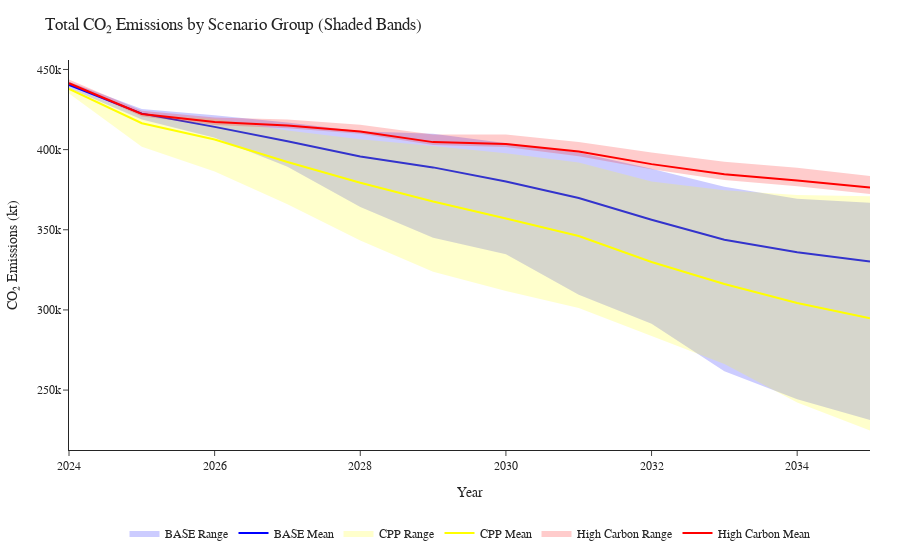

Source (notebook cell):
### Code cell
group_colors = {
    'CPP': 'rgba(255, 255, 0, 0.2)',        # blue with 20% opacity
    'BASE': 'rgba(0, 0, 255, 0.2)',         # yellow
    'High Carbon': 'rgba(255, 0, 0, 0.2)',# red
    'Low Carbon': 'rgba(0, 128, 0, 0.2)', # green
    'Other': 'rgba(128, 128, 128, 0.2)'   # gray
}

line_colors = {
    'CPP': 'Yellow',
    'BASE': 'Blue',
    'High Carbon': 'red',
    'Low Carbon': 'green',
    'Other': 'gray'
}

fig = go.Figure()


for group in group_stats['ScenarioGroup'].unique():
    data = group_stats[group_stats['ScenarioGroup'] == group]
    fill_color = group_colors.get(group, 'rgba(128,128,128,0.9)')
    line_color = line_colors.get(group, 'gray')

    # Shaded band
    fig.add_trace(go.Scatter(
        x=pd.concat([data['Year'], data['Year'][::-1]]),
        y=pd.concat([data['Emissions_min'], data['Emissions_max'][::-1]]),
        fill='toself',
        fillcolor=fill_color,
        line=dict(color='rgba(255,255,255,0)'),  # no border
        name=f'{group} Range',
        showlegend=True
    ))

    # Mean line
    fig.add_trace(go.Scatter(
        x=data['Year'],
        y=data['Emissions_mean'],
        mode='lines',
        line=dict(color=line_color, width=2),
        name=f'{group} Mean'
    ))


fig.update_layout(
    title='Total CO₂ Emissions by Scenario Group (Shaded Bands)',
    xaxis_title='Year',
    yaxis_title='CO₂ Emissions (kt)',
    template='simple_white',
    font=dict(family='Arial', size=12),
    legend=dict(
        orientation="h",
        yanchor="bottom",
        y=-0.25,
        xanchor="center",
        x=0.5
    ),
    margin=dict(l=60, r=30, t=60, b=60)
)


#Write to file
fig.write_image(f"{output_dir}/fig2_shadedbands.jpeg")
group_stats.to_csv(f"{output_dir}/fig2_data.csv", index=False)
fig.show()

### Figure 1 — Plotly figure (JSON) as saved in the notebook; plotly's stock layout.template omitted (floating-point values rounded to 4 significant figures)
{"data": [{"fill": "toself", "fillcolor": "rgba(0, 0, 255, 0.2)", "line": {"color": "rgba(255,255,255,0)"}, "name": "BASE Range", "showlegend": true, "type": "scatter", "x": [2024, 2025, 2026, 2027, 2028, 2029, 2030, 2031, 2032, 2033, 2034, 2035, 2035, 2034, 2033, 2032, 2031, 2030, 2029, 2028, 2027, 2026, 2025, 2024], "y": [438200.0, 418800.0, 407400.0, 389300.0, 364100.0, 345000.0, 334700.0, 309500.0, 291400.0, 261800.0, 244300.0, 231300.0, 366800.0, 369300.0, 376800.0, 388100.0, 398200.0, 404100.0, 409900.0, 411400.0, 417000.0, 421500.0, 425400.0, 442300.0]}, {"line": {"color": "Blue", "width": 2}, "mode": "lines", "name": "BASE Mean", "type": "scatter", "x": [2024, 2025, 2026, 2027, 2028, 2029, 2030, 2031, 2032, 2033, 2034, 2035], "y": [440300.0, 422400.0, 414200.0, 405200.0, 395700.0, 388900.0, 380100.0, 369800.0, 356300.0, 343700.0, 336000.0, 330200.0]}, {"fill": "toself", "fillcolor": "rgba(255, 255, 0, 0.2)", "line": {"color": "rgba(255,255,255,0)"}, "name": "CPP Range", "showlegend": true, "type": "scatter", "x": [2024, 2025, 2026, 2027, 2028, 2029, 2030, 2031, 2032, 2033, 2034, 2035, 2035, 2034, 2033, 2032, 2031, 2030, 2029, 2028, 2027, 2026, 2025, 2024], "y": [435000.0, 401700.0, 386300.0, 365900.0, 343300.0, 323900.0, 311800.0, 301300.0, 283800.0, 266200.0, 242300.0, 224800.0, 371000.0, 371700.0, 374700.0, 380100.0, 392000.0, 397800.0, 402200.0, 406400.0, 412000.0, 419200.0, 422000.0, 438800.0]}, {"line": {"color": "Yellow", "width": 2}, "mode": "lines", "name": "CPP Mean", "type": "scatter", "x": [2024, 2025, 2026, 2027, 2028, 2029, 2030, 2031, 2032, 2033, 2034, 2035], "y": [437900.0, 416400.0, 406300.0, 392300.0, 379400.0, 367600.0, 357100.0, 346100.0, 329900.0, 316100.0, 304300.0, 294800.0]}, {"fill": "toself", "fillcolor": "rgba(255, 0, 0, 0.2)", "line": {"color": "rgba(255,255,255,0)"}, "name": "High Carbon Range", "showlegend": true, "type": "scatter", "x": [2024, 2025, 2026, 2027, 2028, 2029, 2030, 2031, 2032, 2033, 2034, 2035, 2035, 2034, 2033, 2032, 2031, 2030, 2029, 2028, 2027, 2026, 2025, 2024], "y": [440900.0, 420700.0, 415400.0, 413300.0, 409800.0, 402900.0, 401700.0, 395800.0, 387700.0, 381000.0, 377200.0, 372300.0, 383500.0, 388700.0, 392400.0, 398200.0, 404800.0, 409400.0, 409400.0, 415400.0, 418800.0, 420100.0, 424300.0, 443700.0]}, {"line": {"color": "red", "width": 2}, "mode": "lines", "name": "High Carbon Mean", "type": "scatter", "x": [2024, 2025, 2026, 2027, 2028, 2029, 2030, 2031, 2032, 2033, 2034, 2035], "y": [441400.0, 422200.0, 417200.0, 415100.0, 411300.0, 404700.0, 403500.0, 398900.0, 391000.0, 384700.0, 380800.0, 376400.0]}], "layout": {"font": {"family": "Arial", "size": 12}, "legend": {"orientation": "h", "x": 0.5, "xanchor": "center", "y": -0.25, "yanchor": "bottom"}, "margin": {"b": 60, "l": 60, "r": 30, "t": 60}, "title": {"text": "Total CO₂ Emissions by Scenario Group (Shaded Bands)"}, "xaxis": {"title": {"text": "Year"}}, "yaxis": {"title": {"text": "CO₂ Emissions (kt)"}}}}
